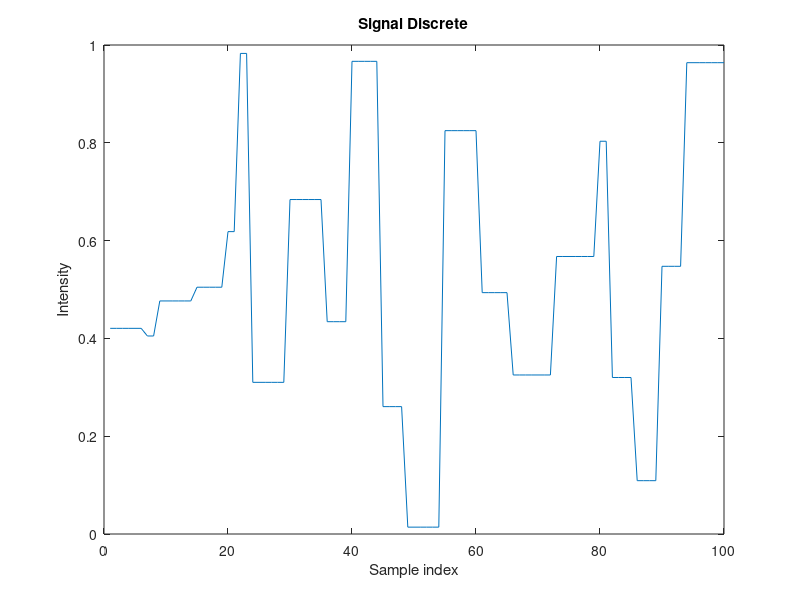

The MATLAB script that drew this image:
%Here, I have created a discrete random signal to simulate a real quantum dot blinking time trace.

clc;
clear all;

%create a simulated signal of 100s where
%Intensity varies randomnly between [0,1]
%Time-step size varies randomnly 

%The signal should be in the form of discrete samples

n_samples=100;
%initialise the random number generator
rng(0,"twister");

signal=zeros([1,n_samples]);
%Now change a randi([1,7],1) num. of samples to a rand(1) value of
%intensity between 0 and 1
time=1;

while (time<100)
    step=randi([1,7]);
    if (time>=94 && time<=100)
        step=100-time;
    end

    signal(time:time+step)=rand();
    
    time = time+ step;
end

figure;
plot(signal);
xlabel("Sample index");
ylabel("Intensity")
title("Signal Discrete");

%save the simulated signal
save ("simulatedSignal.mat","signal")